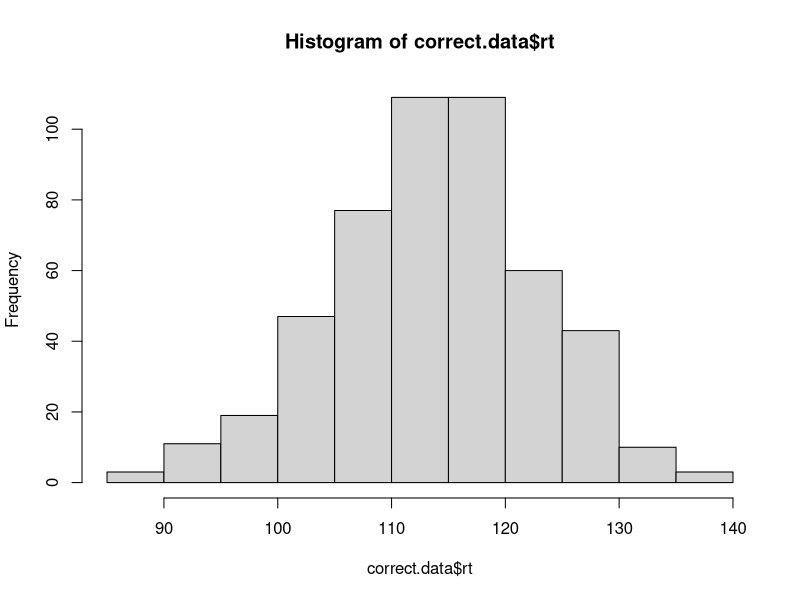
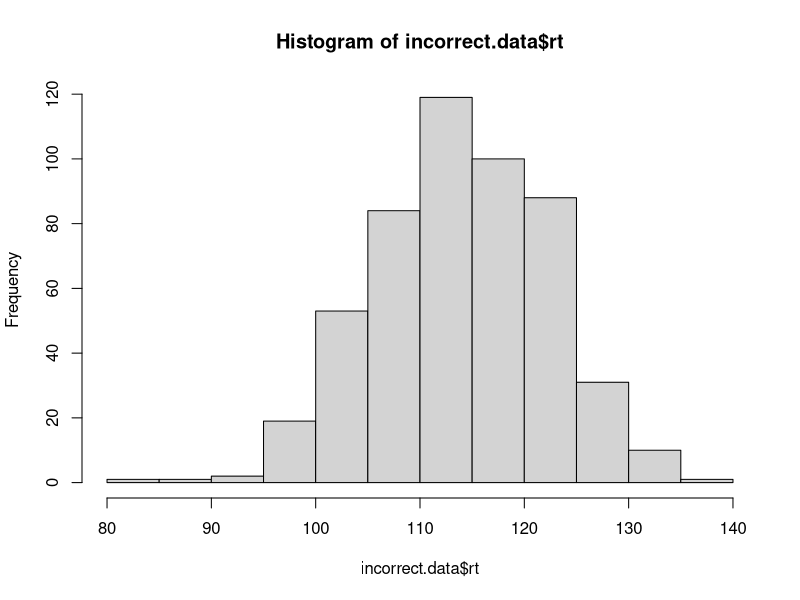

These figures' R source, in order:
# implement the model by filling in the function below
# the model should return a data frame with two columns: correct and rt
# the correct column should be TRUE or FALSE, and rt should contain the
# number of steps it took to reach the criterion.

# note that the function takes four arguments:
# samples is the number of samples to draw from the model
# rate.1 is the evidence accumulation rate for the correct response (default value is 40)
# rate.2 is the evidence accumulation rate for the incorrect response (default value is 40)
# criterion is the threshold for a response (default value is 3)

# one oddity: note that higher values for rate.1 and rate.2 will actually produce slower RTs.
# this is because the rate parameter is controlling the rate of decay of the exponential distribution,
# so faster rates mean that less evidence is likely to accumulate on each step. we could make
# these parameters more intuitive by taking 1/rate.1 and 1/rate.2 as the values to rexp().

accumulator.model <- function(samples, rate.1=40, rate.2=40, criterion=3){
  
  evidence.correct.array <- rep(0, samples)
  evidence.incorrect.array <- rep(0, samples)
  rt.array <- rep(0, samples)
  accuracy.array <- rep(TRUE, samples)
  
  for(i in 1:samples){
    while(evidence.correct.array[i]<criterion && evidence.incorrect.array[i]<criterion){
      evidence.correct.array[i] <- evidence.correct.array[i] + rexp(1, rate.1)
      evidence.incorrect.array[i] <- evidence.incorrect.array[i] + rexp(1, rate.2)
      rt.array[i] <- rt.array[i] + 1
    }
    
    if(evidence.correct.array[i] != evidence.incorrect.array[i]){
      if(evidence.correct.array[i]>=criterion){
        accuracy.array[i] <- TRUE
      }
      if(evidence.incorrect.array[i]>=criterion){
        accuracy.array[i] <- FALSE
      }
    } else {
      accuracy.array[i] <- evidence.correct.array[i]>=evidence.incorrect.array[i]
    }
    
  }
  
  output <- data.frame(
    correct = accuracy.array,
    rt = rt.array
  )
  
  return(output)
}

# test the model ####

# if the model is working correctly, then the line below should generate a data frame with 
# 1000 samples and about half of the samples should be correct. the average rt will probably
# be around 112, but might vary from that by a bit.

initial.test <- accumulator.model(1000)
sum(initial.test$correct) / length(initial.test$correct) # should be close to 0.5
mean(initial.test$rt) # should be about 112

# visualize the RT distributions ####

# we can use dplyr to filter the data and visualize the correct and incorrect RT distributions

library(dplyr)

correct.data <- initial.test %>% filter(correct==TRUE)
incorrect.data <- initial.test %>% filter(correct==FALSE)

hist(correct.data$rt)
hist(incorrect.data$rt)

